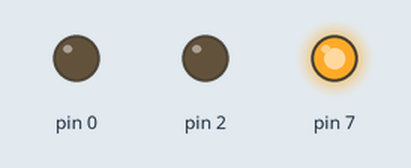
The sketch below on a simulated Arduino Uno, built with avr-gcc and run on an emulated ATmega328P. Parts: output pins drawn as LEDs (lit = HIGH).

Above: at 0.5 s.
At 2.5 s:
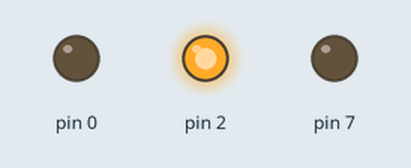
At 4.5 s:
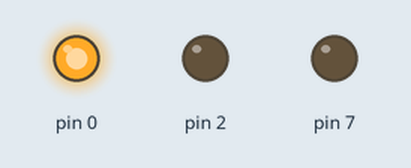
At 5.5 s:
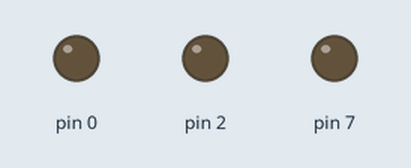
Timing chart, 0 to 7.8 s (numbered marks = the images above):
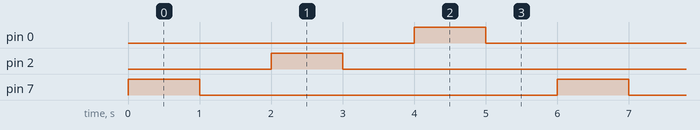

Measured:
- by itself, pin 0, pin 2, pin 7: alternates HIGH for 1.0 s and LOW for 5.0 s
- by itself, everything shown: repeats every 6.0 s, in 6 steps

The sketch:

Traffic_lights.ino
```cpp
// C++ code
//
int Red=7;
int Orange=2;
int Green=0;
void setup()
{
  pinMode(7, OUTPUT);
  pinMode(2,OUTPUT);
  pinMode(0,OUTPUT);
}

void loop()
{
  digitalWrite(7, HIGH);
  delay(1000); // Wait for 1000 millisecond(s)
  digitalWrite(7, LOW);
  delay(1000); // Wait for 1000 millisecond(s)
  digitalWrite(2,HIGH);
  delay(1000);// Wait for 1000 milliseconds(s)
  digitalWrite(2,LOW);
  delay(1000);// Wait for 1000 milliseconds(s)
  digitalWrite(0,HIGH);
  delay(1000);// Wait for 1000 miliiseconds(s)
  digitalWrite(0,LOW);
  delay(1000);// Wait for 1000 milliseconds(s)

}
```
